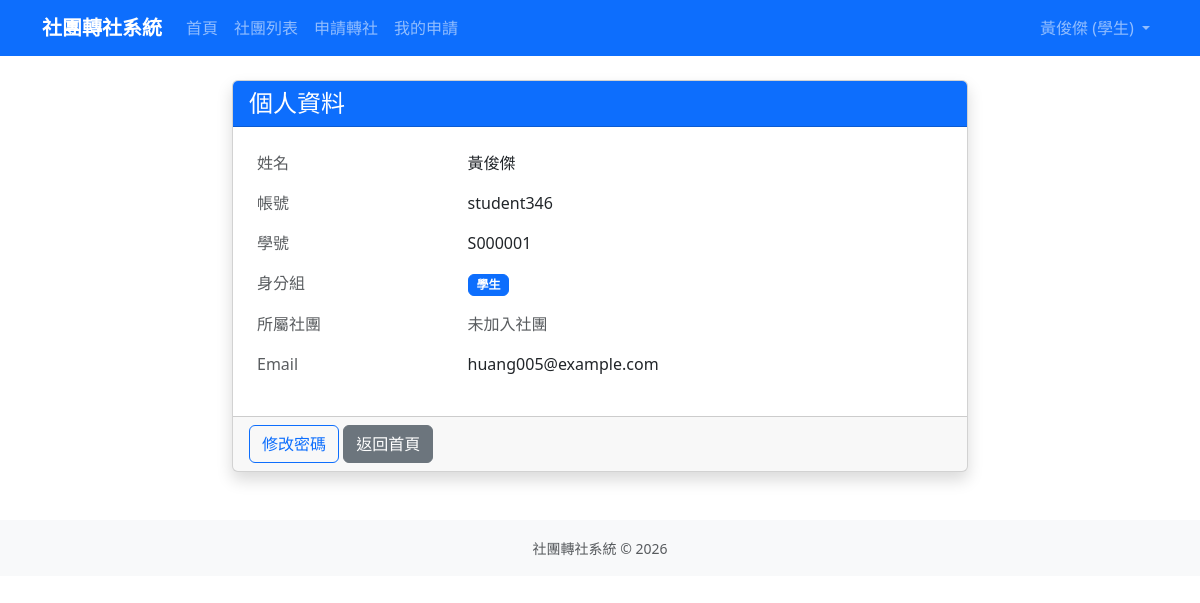
/profile/ (signed in), run on an earlier commit of the app's database.
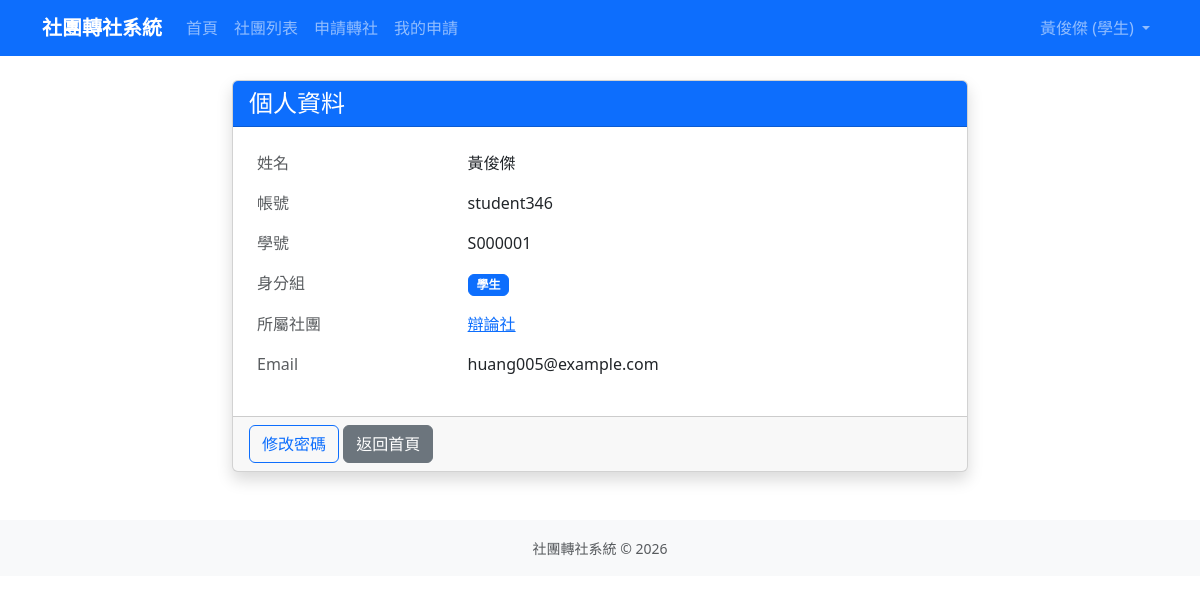
And on a later commit of the database.
### accounts/models.py (models this page shows, shortened)
class User(django.contrib.auth.models.AbstractUser):
    ROLE_CHOICES = [
        ('student', '學生'),
        ('president', '社長'),
        ('teacher', '指導老師'),
        ('admin', '訓育組（管理員）'),
    ]
    role = models.CharField(
        max_length=20,
        choices=ROLE_CHOICES,
        default='student',
        verbose_name='身分組'
    )
    student_id = models.CharField(
        max_length=20,
        blank=True,
        verbose_name='學號'
    )
    class_name = models.CharField(
        max_length=20,
        blank=True,
        verbose_name='班級'
    )
    seat_number = models.PositiveSmallIntegerField(
        null=True,
        blank=True,
        verbose_name='座號'
    )
    club = models.ForeignKey(
        'clubs.Club',
        on_delete=models.SET_NULL,
        null=True,
        blank=True,
        verbose_name='所屬社團',
        related_name='members'
    )
    class Meta:
        verbose_name = '使用者'
        verbose_name_plural = '使用者'

### clubs/models.py (models this page shows, shortened)
class Club(models.Model):
    CATEGORY_CHOICES = [
        ('academic', '學術類'),
        ('arts', '藝文類'),
        ('performance', '藝能類'),
        ('recreation', '康輔類'),
        ('sports', '體育類'),
    ]
    code = models.CharField(max_length=10, unique=True, null=True, blank=True, verbose_name='社團代號')
    name = models.CharField(max_length=100, verbose_name='社團名稱')
    teacher = models.CharField(max_length=50, default='', verbose_name='指導老師')
    president = models.CharField(max_length=50, default='', verbose_name='社長')
    location = models.CharField(max_length=100, blank=True, verbose_name='社課場地')
    category = models.CharField(max_length=20, choices=CATEGORY_CHOICES, blank=True, verbose_name='類別')
    description = models.TextField(blank=True, verbose_name='社團描述')
    max_members = models.PositiveIntegerField(default=30, verbose_name='人數上限')
    current_members = models.PositiveIntegerField(default=0, verbose_name='現有人數')
    is_active = models.BooleanField(default=True, verbose_name='啟用中')
    created_at = models.DateTimeField(auto_now_add=True, verbose_name='建立時間')
    updated_at = models.DateTimeField(auto_now=True, verbose_name='更新時間')
    class Meta:
        verbose_name = '社團'
        verbose_name_plural = '社團'
        ordering = ['name']

### accounts/views.py (the view)
# urls.py: path('profile/', views.ProfileView.as_view(), name='profile'),
class ProfileView(LoginRequiredMixin, TemplateView):
    template_name = 'accounts/profile.html'

### accounts/permissions.py (called while the page is built)
def is_training_admin(user):
    return bool(
        user
        and user.is_authenticated
        and (user.is_superuser or getattr(user, 'role', None) == 'admin')
    )

def is_actual_club_president(user):
    if not user or not user.is_authenticated or getattr(user, 'role', None) != 'president':
        return False
    return any(
        display_text_matches_user(club.president, user)
        for club in Club.objects.filter(is_active=True).exclude(president='')
    )

def is_assigned_club_teacher(user):
    if not user or not user.is_authenticated or getattr(user, 'role', None) != 'teacher':
        return False
    return any(
        display_text_matches_user(club.teacher, user)
        for club in Club.objects.filter(is_active=True).exclude(teacher='')
    )

def can_review_transfer_requests(user):
    return (
        is_training_admin(user)
        or is_actual_club_president(user)
        or is_assigned_club_teacher(user)
    )

### accounts/templatetags/account_extras.py (called while the page is built)
@register.filter
def display_role(user):
    if getattr(user, 'role', None) == 'president' and not user_is_club_president(user, user.club):
        return '學生'
    return user.get_role_display()

### templates/accounts/profile.html (shortened to what this page needs)
{% extends 'base.html' %}
{% load account_extras %}
{% block content %}
<div class="row justify-content-center">
    <div class="col-md-8">
        <div class="card shadow">
            <div class="card-header bg-primary text-white">
                <h4 class="mb-0">個人資料</h4>
            </div>
            <div class="card-body">
                <table class="table table-borderless">
                    <tr>
                        <td class="text-muted" width="30%">姓名</td>
                        <td>{{ user.get_full_name|default:user.username }}</td>
                    </tr>
                    <tr>
                        <td class="text-muted">帳號</td>
                        <td>{{ user.username }}</td>
                    </tr>
                    {% if not user.is_superuser and user.role != 'admin' %}
                        <tr>
                            <td class="text-muted">學號</td>
                            <td>{{ user.student_id|default:"未設定" }}</td>
                        </tr>
                    {% endif %}
                    <tr>
                        <td class="text-muted">身分組</td>
                        <td><span class="badge {{ user|role_badge_class }}">{{ user|display_role }}</span></td>
                    </tr>
                    {% if not user.is_superuser and user.role != 'admin' %}
                        <tr>
                            <td class="text-muted">所屬社團</td>
                            <td>
                                {% if user.club %}
                                    <a href="{% url 'club_detail' user.club.pk %}">{{ user.club.name }}</a>
                                {% else %}
                                    <span class="text-muted">未加入社團</span>
                                {% endif %}
                            </td>
                        </tr>
                    {% endif %}
                    <tr>
                        <td class="text-muted">Email</td>
                        <td>{{ user.email|default:"未設定" }}</td>
                    </tr>
                </table>
            </div>
            <div class="card-footer">
                <a href="{% url 'profile_password_change' %}" class="btn btn-outline-primary">修改密碼</a>
                <a href="{% url 'home' %}" class="btn btn-secondary">返回首頁</a>
            </div>
        </div>
    </div>
</div>
{% endblock %}

### templates/base.html (shortened to what this page needs)
<!DOCTYPE html>
{% load account_extras %}
<html lang="zh-TW">
<head>
    <link href="https://cdn.jsdelivr.net/npm/bootstrap@5.3.0/dist/css/bootstrap.min.css" rel="stylesheet">
</head>
<body>
    <nav class="navbar navbar-expand-lg navbar-dark bg-primary">
        <div class="container">
            <a class="navbar-brand" href="{% url 'home' %}">社團轉社系統</a>
            <div class="collapse navbar-collapse" id="navbarNav">
                <ul class="navbar-nav me-auto">
                    <li class="nav-item">
                        <a class="nav-link" href="{% url 'home' %}">首頁</a>
                    </li>
                    <li class="nav-item">
                        <a class="nav-link" href="{% url 'club_list' %}">社團列表</a>
                    </li>
                    {% if user.is_authenticated %}
                        {% if user.role == 'student' %}
                            {% if transfer_window_is_open %}
                                <li class="nav-item">
                                    <a class="nav-link" href="{% url 'transfer_apply' %}">申請轉社</a>
                                </li>
                            {% endif %}
                            <li class="nav-item">
                                <a class="nav-link" href="{% url 'my_requests' %}">我的申請</a>
                            </li>
                        {% endif %}
                    {% endif %}
                </ul>
                <ul class="navbar-nav">
                    {% if user.is_authenticated %}
                        <li class="nav-item dropdown">
                            <a class="nav-link dropdown-toggle" href="#" role="button" data-bs-toggle="dropdown">
                                {{ user.get_full_name|default:user.username }} ({{ user|display_role }})
                            </a>
                        </li>
                    {% else %}
                        <li class="nav-item">
                            <a class="nav-link" href="{% url 'login' %}">登入</a>
                        </li>
                    {% endif %}
                </ul>
            </div>
        </div>
    </nav>
    <main class="container my-4">
        {% block content %}{% endblock %}
    </main>
    <footer class="bg-light py-3 mt-5">
        <div class="container text-center text-muted">
            <small>社團轉社系統 &copy; 2026</small>
        </div>
    </footer>
</body>
</html>

What changed in the data, as far as the page shows it:
changed User "黃俊傑": club_id empty → 35 (drawn); club.name (not shown) → "辯論社"
Also different on the page:
text no longer shown: "未加入社團"
